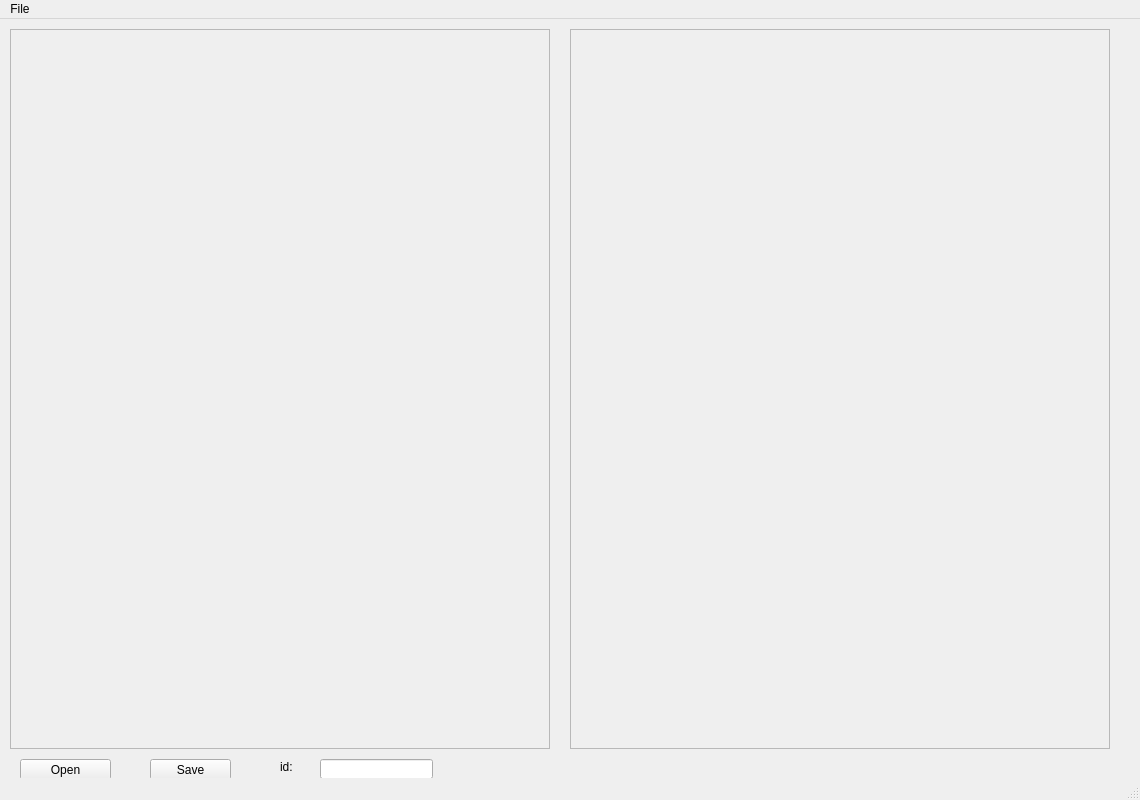
<?xml version="1.0" encoding="UTF-8"?>
<ui version="4.0">
 <class>MainWindow</class>
 <widget class="QMainWindow" name="MainWindow">
  <property name="geometry">
   <rect>
    <x>0</x>
    <y>0</y>
    <width>1140</width>
    <height>800</height>
   </rect>
  </property>
  <property name="windowTitle">
   <string>MainWindow</string>
  </property>
  <widget class="QWidget" name="centralwidget">
   <widget class="QFrame" name="frame">
    <property name="geometry">
     <rect>
      <x>10</x>
      <y>10</y>
      <width>540</width>
      <height>720</height>
     </rect>
    </property>
    <property name="frameShape">
     <enum>QFrame::StyledPanel</enum>
    </property>
    <property name="frameShadow">
     <enum>QFrame::Raised</enum>
    </property>
   </widget>
   <widget class="QFrame" name="frame_2">
    <property name="geometry">
     <rect>
      <x>570</x>
      <y>10</y>
      <width>540</width>
      <height>720</height>
     </rect>
    </property>
    <property name="frameShape">
     <enum>QFrame::StyledPanel</enum>
    </property>
    <property name="frameShadow">
     <enum>QFrame::Raised</enum>
    </property>
   </widget>
   <widget class="QPushButton" name="pushButton">
    <property name="geometry">
     <rect>
      <x>150</x>
      <y>740</y>
      <width>81</width>
      <height>21</height>
     </rect>
    </property>
    <property name="text">
     <string>Save</string>
    </property>
   </widget>
   <widget class="QPushButton" name="pushButton_2">
    <property name="geometry">
     <rect>
      <x>20</x>
      <y>740</y>
      <width>91</width>
      <height>21</height>
     </rect>
    </property>
    <property name="text">
     <string>Open</string>
    </property>
   </widget>
   <widget class="QLabel" name="label">
    <property name="geometry">
     <rect>
      <x>280</x>
      <y>740</y>
      <width>31</width>
      <height>16</height>
     </rect>
    </property>
    <property name="text">
     <string>id:</string>
    </property>
   </widget>
   <widget class="QLineEdit" name="lineEdit">
    <property name="geometry">
     <rect>
      <x>320</x>
      <y>740</y>
      <width>113</width>
      <height>20</height>
     </rect>
    </property>
   </widget>
  </widget>
  <widget class="QMenuBar" name="menubar">
   <property name="geometry">
    <rect>
     <x>0</x>
     <y>0</y>
     <width>1140</width>
     <height>18</height>
    </rect>
   </property>
   <widget class="QMenu" name="menuFile">
    <property name="title">
     <string>File</string>
    </property>
    <addaction name="actionOpen"/>
    <addaction name="actionSave"/>
    <addaction name="separator"/>
    <addaction name="actionExit"/>
   </widget>
   <addaction name="menuFile"/>
  </widget>
  <widget class="QStatusBar" name="statusbar"/>
  <action name="actionOpen">
   <property name="text">
    <string>Open</string>
   </property>
  </action>
  <action name="actionSave">
   <property name="text">
    <string>Save</string>
   </property>
  </action>
  <action name="actionExit">
   <property name="text">
    <string>Exit</string>
   </property>
  </action>
 </widget>
 <resources/>
 <connections/>
</ui>
